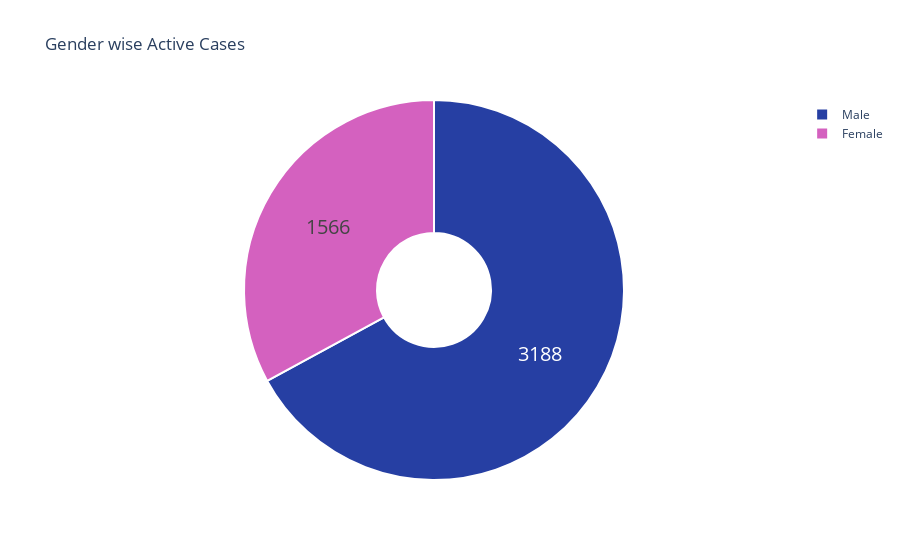

Here is the notebook cell this chart was saved with:
### Markdown cell above
# Gender wise insights of COVID-19 cases in india

### Code cell
tempa = p_df[['current_status','gender']].dropna()
actv = tempa[tempa['current_status'] == 'Hospitalized']
a_f = len(actv[actv['gender'] == 'F'])
a_m = len(actv[actv['gender'] == 'M'])
fig = go.Figure(data=[go.Pie(labels=['Male','Female'],
                             values= [a_m,a_f],hole =.3)])
fig.update_traces(hoverinfo='label+percent', textinfo='value', textfont_size=20,
                  marker=dict(colors=['#263fa3', '#d461bf'], line=dict(color='#FFFFFF', width=2)))
fig.update_layout(title_text='Gender wise Active Cases',plot_bgcolor='rgb(275, 270, 273)')
fig.show()

### Figure 1 — Plotly figure (JSON) as saved in the notebook; plotly's stock layout.template omitted (floating-point values rounded to 4 significant figures)
{"data": [{"hole": 0.3, "hoverinfo": "label+percent", "labels": ["Male", "Female"], "marker": {"colors": ["#263fa3", "#d461bf"], "line": {"color": "#FFFFFF", "width": 2}}, "textfont": {"size": 20}, "textinfo": "value", "type": "pie", "values": [3188, 1566]}], "layout": {"plot_bgcolor": "rgb(275, 270, 273)", "title": {"text": "Gender wise Active Cases"}}}
